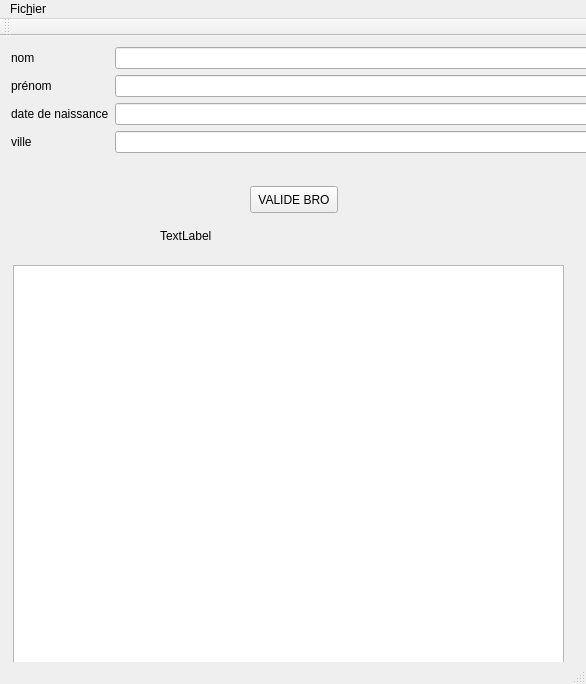
<?xml version="1.0" encoding="UTF-8"?>
<ui version="4.0">
 <class>MainWindow</class>
 <widget class="QMainWindow" name="MainWindow">
  <property name="geometry">
   <rect>
    <x>0</x>
    <y>0</y>
    <width>586</width>
    <height>684</height>
   </rect>
  </property>
  <property name="windowTitle">
   <string>Ma première UI</string>
  </property>
  <widget class="QWidget" name="centralWidget">
   <widget class="QWidget" name="formLayoutWidget">
    <property name="geometry">
     <rect>
      <x>0</x>
      <y>0</y>
      <width>601</width>
      <height>141</height>
     </rect>
    </property>
    <layout class="QFormLayout" name="formLayout">
     <item row="0" column="0">
      <widget class="QLabel" name="nomLabel">
       <property name="text">
        <string>nom</string>
       </property>
      </widget>
     </item>
     <item row="0" column="1">
      <widget class="QLineEdit" name="nomLineEdit"/>
     </item>
     <item row="1" column="0">
      <widget class="QLabel" name="prNomLabel">
       <property name="text">
        <string>prénom</string>
       </property>
      </widget>
     </item>
     <item row="1" column="1">
      <widget class="QLineEdit" name="prNomLineEdit"/>
     </item>
     <item row="2" column="0">
      <widget class="QLabel" name="dateDeNaissanceLabel">
       <property name="text">
        <string>date de naissance</string>
       </property>
      </widget>
     </item>
     <item row="2" column="1">
      <widget class="QLineEdit" name="dateDeNaissanceLineEdit"/>
     </item>
     <item row="3" column="0">
      <widget class="QLabel" name="villeLabel">
       <property name="text">
        <string>ville</string>
       </property>
      </widget>
     </item>
     <item row="3" column="1">
      <widget class="QLineEdit" name="villeLineEdit"/>
     </item>
    </layout>
   </widget>
   <widget class="QPushButton" name="pushButton">
    <property name="geometry">
     <rect>
      <x>250</x>
      <y>150</y>
      <width>88</width>
      <height>27</height>
     </rect>
    </property>
    <property name="text">
     <string>VALIDE BRO</string>
    </property>
   </widget>
   <widget class="QTextEdit" name="resultText">
    <property name="geometry">
     <rect>
      <x>13</x>
      <y>229</y>
      <width>551</width>
      <height>431</height>
     </rect>
    </property>
   </widget>
   <widget class="QLabel" name="timerLabel">
    <property name="geometry">
     <rect>
      <x>160</x>
      <y>190</y>
      <width>67</width>
      <height>19</height>
     </rect>
    </property>
    <property name="text">
     <string>TextLabel</string>
    </property>
   </widget>
  </widget>
  <widget class="QToolBar" name="mainToolBar">
   <attribute name="toolBarArea">
    <enum>TopToolBarArea</enum>
   </attribute>
   <attribute name="toolBarBreak">
    <bool>false</bool>
   </attribute>
  </widget>
  <widget class="QStatusBar" name="statusBar"/>
  <widget class="QMenuBar" name="menuBar">
   <property name="geometry">
    <rect>
     <x>0</x>
     <y>0</y>
     <width>586</width>
     <height>24</height>
    </rect>
   </property>
   <widget class="QMenu" name="menuFichier">
    <property name="title">
     <string>Fic&amp;hier</string>
    </property>
    <addaction name="actionQuitter"/>
   </widget>
   <addaction name="menuFichier"/>
  </widget>
  <action name="actionA_propos">
   <property name="text">
    <string>A propos</string>
   </property>
  </action>
  <action name="actionQuitter">
   <property name="text">
    <string>Quitter</string>
   </property>
  </action>
 </widget>
 <layoutdefault spacing="6" margin="11"/>
 <resources/>
 <connections/>
</ui>
